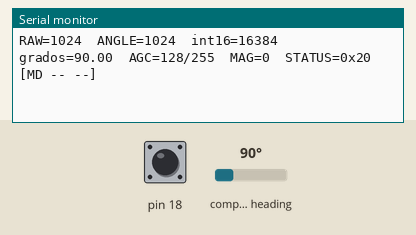
The sketch below on a simulated Arduino Uno, built with avr-gcc and run on an emulated ATmega328P. Parts: the last lines printed to the serial monitor. Wiring (inferred from the names in the program): AS5600 angle sensor at I2C address 0x36. The test bench sets the inputs (shaded band); at power-on: compass heading 90°, pin 18 HIGH.

Above: at 1.2 s.
1.3 s: compass heading set to 7°
At 1.65 s:
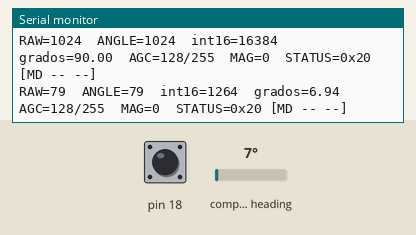
2.8 s: compass heading set to 180°
At 2.86 s:
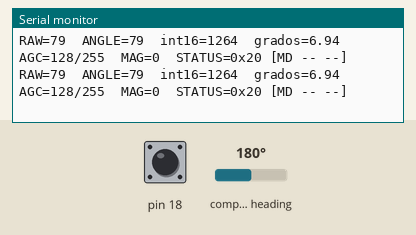
Timing chart, 0 to 5.8 s (numbered marks = the images above; inputs shaded):
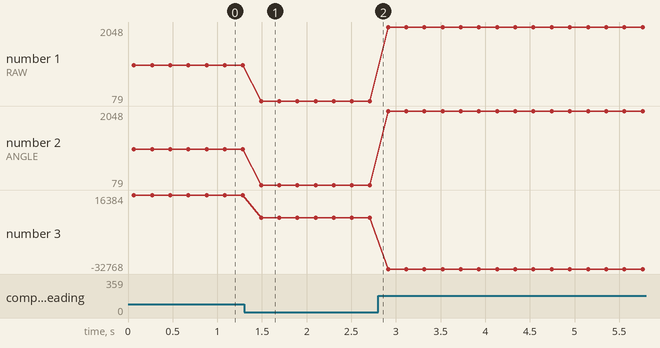

Measured:
- after the input at 1.3 s, the serial monitor: prints a new line after 0.19 s (image 1)
- plotted number 1: 1024 → 79 after the input at 1.3 s, 79 → 2048 after the input at 2.8 s
- plotted number 2: 1024 → 79 after the input at 1.3 s, 79 → 2048 after the input at 2.8 s
- plotted number 3: 16384 → 1264 after the input at 1.3 s, 1264 → -32768 after the input at 2.8 s

The sketch:

AS5600_Bringup.ino
```cpp
// Sketch de puesta en marcha del AS5600
//
// Hardware:
// Arduino UNO
// Sensor de posición de efecto Hall: AS5600 (I2C)
//
// Conexionado: SDA -> A4, SCL -> A5, VDD -> 5V, GND -> GND
// (Las plaquetas de AS5600 traen su propio regulador de 3V3 y las resistencias
//  de pull-up del bus. Un AS5600 pelado en modo 3,3 V necesita adaptación de
//  niveles y pull-ups de 4,7k a 3V3.)
//
// El mapa de registros, los campos de CONF y los bits de STATUS siguen la hoja
// de datos del AS5600 [v1-06] 2018-Jun-20, Figuras 21/22/23
// (Docs/infineon-as5600-datasheet-en.pdf).
//
// Salida: 115200 baudios. La configuración se vuelca al arrancar (y de nuevo
// cada vez que se envía un carácter por el monitor serie); la telemetría sale a
// 5 Hz.

#include <Wire.h>
#include <BoardStart.h>
#include <AS5600Regs.h>

// Poner en 0 si el AS5600 se alimenta con 3,3 V: el rango del AGC se reduce a la
// mitad.
#define AS5600_VDD_5V 1

// El mapa de registros y los bits de STATUS salen de AS5600Regs.h, que es el mismo
// que usa el driver asincronico del lazo. Estaban declarados aca tambien, y una
// direccion corregida en un lado y no en el otro no falla al compilar.
//
// Este sketch sigue hablando por Wire y bloqueando a proposito: no tiene ningun
// plazo que cumplir y quiere el camino mas simple posible. Lo que se comparte son
// los numeros de la hoja de datos, no el transporte.
static const uint8_t AS5600_ADDR   = as5600::DEVICE_ADDRESS;

static const uint8_t REG_ZMCO      = as5600::REG_ZMCO;
static const uint8_t REG_ZPOS_H    = as5600::REG_ZPOS_H;
static const uint8_t REG_MPOS_H    = as5600::REG_MPOS_H;
static const uint8_t REG_MANG_H    = as5600::REG_MANG_H;
static const uint8_t REG_CONF_H    = as5600::REG_CONF_H;
static const uint8_t REG_RAWANG_H  = as5600::REG_RAWANGLE_H;
static const uint8_t REG_ANGLE_H   = as5600::REG_ANGLE_H;
static const uint8_t REG_STATUS    = as5600::REG_STATUS;
static const uint8_t REG_AGC       = as5600::REG_AGC;
static const uint8_t REG_MAG_H     = as5600::REG_MAGNITUDE_H;

static const uint8_t STATUS_MH = as5600::STATUS_MH;
static const uint8_t STATUS_ML = as5600::STATUS_ML;
static const uint8_t STATUS_MD = as5600::STATUS_MD;

// El AGC tiene que quedar cerca del medio de su rango; el entrehierro se ajusta
// hasta llegar ahí.
#if AS5600_VDD_5V
static const uint8_t AGC_FULL_SCALE = 255;
#else
static const uint8_t AGC_FULL_SCALE = 128;
#endif

// Último error de I2C, para que cada lectura pueda informar por qué falló en
// lugar de devolver un cero mudo. 0 = OK, 1..4 = códigos de
// Wire.endTransmission(), 5 = lectura corta.
static uint8_t g_i2cError = 0;

static const __FlashStringHelper *i2cErrorText(uint8_t err) {
  switch (err) {
    case 0: return F("ok");
    case 1: return F("datos demasiado largos para el buffer");
    case 2: return F("NACK en la direccion (el dispositivo no responde)");
    case 3: return F("NACK en los datos");
    case 4: return F("error de bus");
    case 5: return F("lectura corta (menos bytes de los pedidos)");
    default: return F("desconocido");
  }
}

// Lee `count` bytes a partir de `reg`. Devuelve false y carga g_i2cError si falla.
static bool readRegs(uint8_t reg, uint8_t *buf, uint8_t count) {
  Wire.beginTransmission(AS5600_ADDR);
  Wire.write(reg);
  uint8_t err = Wire.endTransmission();  // STOP, y despues un START nuevo para la lectura
  if (err != 0) {
    g_i2cError = err;
    return false;
  }
  if (Wire.requestFrom(AS5600_ADDR, count) != count) {
    g_i2cError = 5;
    return false;
  }
  for (uint8_t i = 0; i < count; i++) {
    buf[i] = Wire.read();
  }
  g_i2cError = 0;
  return true;
}

static bool read8(uint8_t reg, uint8_t *value) {
  return readRegs(reg, value, 1);
}

// Registros de 12 bits: byte alto primero, el nibble superior del byte alto no
// se usa.
static bool read12(uint8_t regHigh, uint16_t *value) {
  uint8_t buf[2];
  if (!readRegs(regHigh, buf, 2)) {
    return false;
  }
  *value = (((uint16_t)buf[0] << 8) | buf[1]) & 0x0FFF;
  return true;
}

// 0..4095 cuentas -> rango completo de int16_t, es decir vueltas en Q15:
// -32768..32767 mapea a -180..+180 grados y da la vuelta en el mismo punto que
// el sensor.
static int16_t angleToInt16(uint16_t counts) {
  return (int16_t)((uint16_t)counts << 4);
}

static float countsToDegrees(uint16_t counts) {
  return counts * (360.0f / 4096.0f);
}

static void printPaddedHex(uint16_t value, uint8_t digits) {
  for (uint8_t i = digits; i > 1; i--) {
    if (value < ((uint32_t)1 << (4 * (i - 1)))) {
      Serial.print('0');
    }
  }
  Serial.print(value, HEX);
}

// ------------------------------------------------------- decodificación de CONF

static void printConf(uint16_t conf) {
  Serial.print(F("CONF     = 0x"));
  printPaddedHex(conf, 4);
  Serial.println();

  Serial.print(F("  PM   (modo de consumo)   = "));
  switch (conf & 0x03) {
    case 0: Serial.println(F("NOM")); break;
    case 1: Serial.println(F("LPM1")); break;
    case 2: Serial.println(F("LPM2")); break;
    default: Serial.println(F("LPM3")); break;
  }

  Serial.print(F("  HYST (histeresis)        = "));
  switch ((conf >> 2) & 0x03) {
    case 0: Serial.println(F("APAGADA")); break;
    case 1: Serial.println(F("1 LSB")); break;
    case 2: Serial.println(F("2 LSBs")); break;
    default: Serial.println(F("3 LSBs")); break;
  }

  Serial.print(F("  OUTS (etapa de salida)   = "));
  switch ((conf >> 4) & 0x03) {
    case 0: Serial.println(F("analogica, rango completo 0..100% VDD")); break;
    case 1: Serial.println(F("analogica, rango reducido 10..90% VDD")); break;
    case 2: Serial.println(F("PWM digital")); break;
    default: Serial.println(F("reservado")); break;
  }

  Serial.print(F("  PWMF (frecuencia de PWM) = "));
  switch ((conf >> 6) & 0x03) {
    case 0: Serial.println(F("115 Hz")); break;
    case 1: Serial.println(F("230 Hz")); break;
    case 2: Serial.println(F("460 Hz")); break;
    default: Serial.println(F("920 Hz")); break;
  }

  Serial.print(F("  SF   (filtro lento)      = "));
  switch ((conf >> 8) & 0x03) {
    case 0: Serial.println(F("16x")); break;
    case 1: Serial.println(F("8x")); break;
    case 2: Serial.println(F("4x")); break;
    default: Serial.println(F("2x")); break;
  }

  Serial.print(F("  FTH  (umbral f. rapido)  = "));
  switch ((conf >> 10) & 0x07) {
    case 0: Serial.println(F("solo filtro lento")); break;
    case 1: Serial.println(F("6 LSBs")); break;
    case 2: Serial.println(F("7 LSBs")); break;
    case 3: Serial.println(F("9 LSBs")); break;
    case 4: Serial.println(F("18 LSBs")); break;
    case 5: Serial.println(F("21 LSBs")); break;
    case 6: Serial.println(F("24 LSBs")); break;
    default: Serial.println(F("10 LSBs")); break;
  }

  Serial.print(F("  WD   (perro guardian)    = "));
  Serial.println((conf & _BV(13)) ? F("ENCENDIDO") : F("APAGADO"));
}

// ------------------------------------- volcado de configuración, una sola vez

static void printAngleRegister(const __FlashStringHelper *name, uint8_t reg) {
  uint16_t counts;
  Serial.print(name);
  if (!read12(reg, &counts)) {
    Serial.print(F("<fallo la lectura: "));
    Serial.print(i2cErrorText(g_i2cError));
    Serial.println('>');
    return;
  }
  Serial.print(counts);
  Serial.print(F(" cuentas ("));
  Serial.print(countsToDegrees(counts), 2);
  Serial.println(F(" grados)"));
}

static void dumpConfiguration() {
  Serial.println(F("--- configuracion del AS5600 ---------------------------"));

  uint8_t zmco;
  Serial.print(F("ZMCO     = "));
  if (read8(REG_ZMCO, &zmco)) {
    Serial.print(zmco & 0x03);
    Serial.println(F(" (veces que se grabaron ZPOS/MPOS; maximo 3)"));
  } else {
    Serial.println(i2cErrorText(g_i2cError));
  }

  printAngleRegister(F("ZPOS     = "), REG_ZPOS_H);
  printAngleRegister(F("MPOS     = "), REG_MPOS_H);
  printAngleRegister(F("MANG     = "), REG_MANG_H);

  // CONF tiene 14 bits de ancho, asi que se leen los dos bytes directamente en
  // lugar de usar read12().
  uint8_t confBuf[2];
  if (readRegs(REG_CONF_H, confBuf, 2)) {
    printConf(((((uint16_t)confBuf[0] << 8) | confBuf[1]) & 0x3FFF));
  } else {
    Serial.print(F("CONF     = <fallo la lectura: "));
    Serial.print(i2cErrorText(g_i2cError));
    Serial.println('>');
  }
  Serial.println(F("--------------------------------------------------------"));
  Serial.println(F("Enviar cualquier caracter para volcar de nuevo la configuracion."));
  Serial.println();
}

// ------------------------------------------------------------------ telemetría

static void printTelemetry() {
  uint16_t rawAngle, angle, magnitude;
  uint8_t status, agc;

  bool ok = read12(REG_RAWANG_H, &rawAngle);
  uint8_t err = g_i2cError;
  ok &= read12(REG_ANGLE_H, &angle);
  if (g_i2cError) err = g_i2cError;
  ok &= read8(REG_STATUS, &status);
  if (g_i2cError) err = g_i2cError;
  ok &= read8(REG_AGC, &agc);
  if (g_i2cError) err = g_i2cError;
  ok &= read12(REG_MAG_H, &magnitude);
  if (g_i2cError) err = g_i2cError;

  if (!ok) {
    Serial.print(F("ERROR DE I2C: "));
    Serial.println(i2cErrorText(err));
    return;
  }

  Serial.print(F("RAW="));
  Serial.print(rawAngle);
  Serial.print(F("  ANGLE="));
  Serial.print(angle);
  Serial.print(F("  int16="));
  Serial.print(angleToInt16(angle));       // vueltas en Q15, +/-180 grados a fondo de escala
  Serial.print(F("  grados="));
  Serial.print(countsToDegrees(angle), 2);

  Serial.print(F("  AGC="));
  Serial.print(agc);
  Serial.print('/');
  Serial.print(AGC_FULL_SCALE);
  Serial.print(F("  MAG="));
  Serial.print(magnitude);

  Serial.print(F("  STATUS=0x"));
  printPaddedHex(status, 2);
  Serial.print(F(" ["));
  Serial.print((status & STATUS_MD) ? F("MD") : F("--"));
  Serial.print((status & STATUS_ML) ? F(" ML") : F(" --"));
  Serial.print((status & STATUS_MH) ? F(" MH") : F(" --"));
  Serial.print(']');

  // Advertencias y errores, dichos con todas las letras.
  if (!(status & STATUS_MD)) {
    Serial.print(F("  ERROR: no se detecta el iman"));
  }
  if (status & STATUS_ML) {
    Serial.print(F("  AVISO: desborde de ganancia maxima del AGC, iman muy debil / entrehierro muy grande"));
  }
  if (status & STATUS_MH) {
    Serial.print(F("  AVISO: desborde de ganancia minima del AGC, iman muy fuerte / entrehierro muy chico"));
  }
  if ((status & STATUS_MD) && !(status & (STATUS_ML | STATUS_MH))) {
    // Está en rango, pero se marca una ganancia muy corrida del centro: el
    // entrehierro pide ajuste.
    uint8_t quarter = AGC_FULL_SCALE / 4;
    if (agc < quarter) {
      Serial.print(F("  NOTA: AGC bajo, conviene aumentar el entrehierro"));
    } else if (agc > (uint8_t)(AGC_FULL_SCALE - quarter)) {
      Serial.print(F("  NOTA: AGC alto, conviene reducir el entrehierro"));
    }
  }
  Serial.println();
}

// ------------------------------------------------------------------- Arduino

void setup() {
  // Antes del Serial: a 4 MHz este println saldria a 28800 y el monitor
  // mostraria basura en vez del diagnostico. Ver BoardStart.h.
  board::clock_begin();

  Serial.begin(115200);
  while (!Serial) {
    ;  // inofensivo en el UNO, necesario en placas con USB nativo
  }

  // Si el reset que trajo hasta aca cayo en medio de una lectura, el sensor
  // quedo esperando pulsos de reloj y sujetando SDA, y Wire se colgaria en la
  // primera transferencia sin decir nada. Ver BoardStart.h.
  uint8_t pulsos = board::bus_recover();

  Wire.begin();
  Wire.setClock(400000);  // el AS5600 soporta modo rapido

  Serial.println();
  Serial.println(F("Puesta en marcha del AS5600"));
  if (pulsos) {
    Serial.print(F("El bus estaba tomado; se libero con "));
    Serial.print(pulsos);
    Serial.println(F(" pulso(s) de reloj."));
  }
  Serial.print(F("Direccion I2C 0x"));
  Serial.println(AS5600_ADDR, HEX);
  Serial.print(F("Alimentacion supuesta: "));
  Serial.println(AS5600_VDD_5V ? F("5V (AGC 0..255)") : F("3.3V (AGC 0..128)"));

  // Sondear antes que nada: un NACK acá es cableado o pull-ups.
  Wire.beginTransmission(AS5600_ADDR);
  uint8_t err = Wire.endTransmission();
  if (err != 0) {
    Serial.print(F("El dispositivo no dio ACK: "));
    Serial.println(i2cErrorText(err));
    Serial.println(F("Revisar el cableado de SDA/SCL, los pull-ups y la alimentacion; se reintenta en loop()."));
  } else {
    Serial.println(F("El dispositivo dio ACK."));
  }

  dumpConfiguration();
}

void loop() {
  if (Serial.available()) {
    while (Serial.available()) {
      Serial.read();
    }
    dumpConfiguration();
  }

  printTelemetry();
  delay(200);  // 5 Hz
}
```
